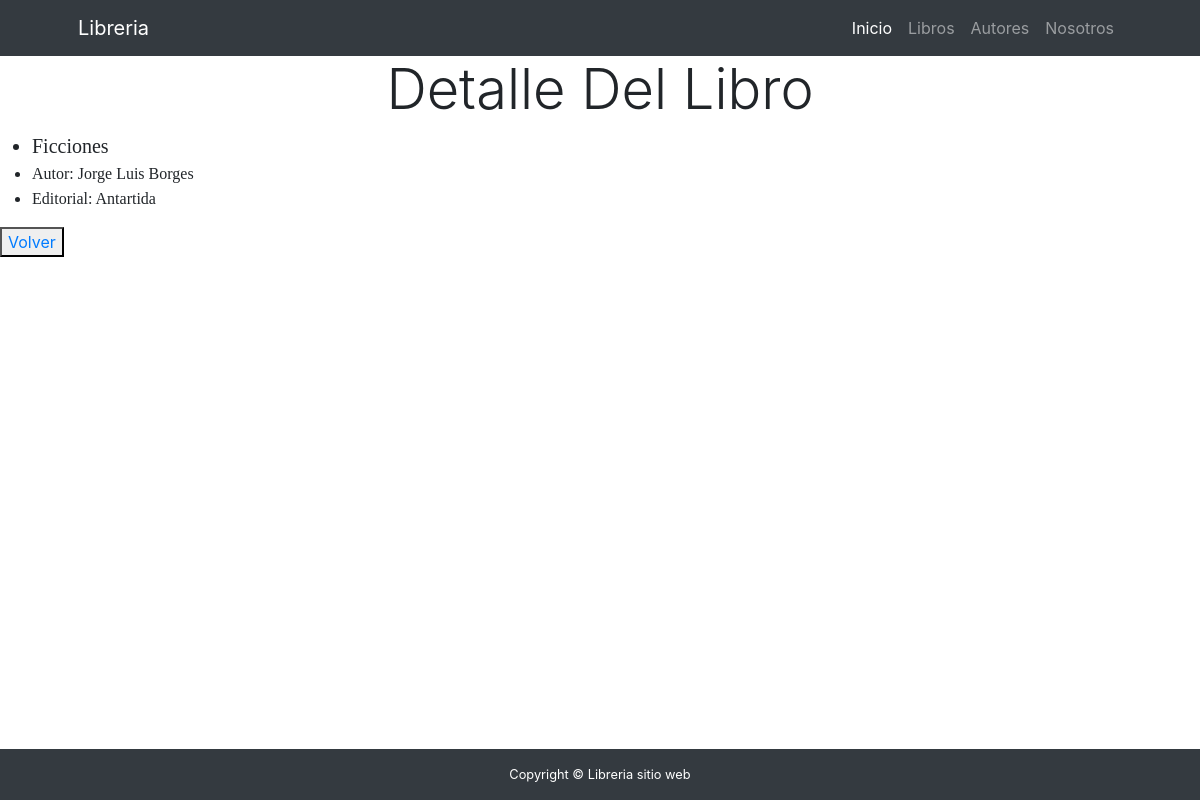
The page /libros/libros/detail/5 on the database its author committed.
### libros/models.py (models this page shows, shortened)
class Libro(models.Model):
    nombre_libro = models.CharField(max_length=100,unique=True)
    año = models.DateField
    editorial = models.ForeignKey(Editorial,on_delete=models.SET_NULL, null=True,blank=True)
    autor = models.ForeignKey(Autores,on_delete=models.SET_NULL, null=True,blank=True)

class Autores(models.Model):
    nombre_autor = models.CharField(max_length=100)
    nacionalidad = models.CharField(max_length=100,null=True,blank=True)
    naciomiento = models.DateField(null=True,blank=True)
    def __str__(self)-> str:
        return self.nombre_autor

class Editorial(models.Model):
    nombre = models.CharField(max_length=100,unique=True)
    def __str__(self):
        return self.nombre

### libros/views.py (the view)
# urls.py: path("libros/detail/<int:pk>",LibroDetail.as_view(),name="libro_detail") ,
class LibroDetail(DetailView):
    model = Libro

### libros/templates/libros/libro_detail.html (shortened to what this page needs)
{% extends 'core/base.html' %}
 {% block body_title %}
        Detalle Del Libro
 {% endblock body_title %}
{% block contenido %}
   <ul>
    <li class="fs-5"><span style="font-family: 'Georgia', serif;">{{libro.nombre_libro}}</li>
    <li class="fs-7"><span style="font-family: 'Georgia', serif;">Autor: {{libro.autor}}</li>
    <li class="fs-7 "><span style="font-family: 'Georgia', serif;">Editorial: {{libro.editorial}}</li>
   </ul>
    <button><a href="{% url 'libros:lista_libros' %}">Volver</a></button>
 {% endblock contenido %}

### rows shown on the page
Libro: nombre_libro "Ficciones", autor "Jorge Luis Borges", editorial "Antartida"
